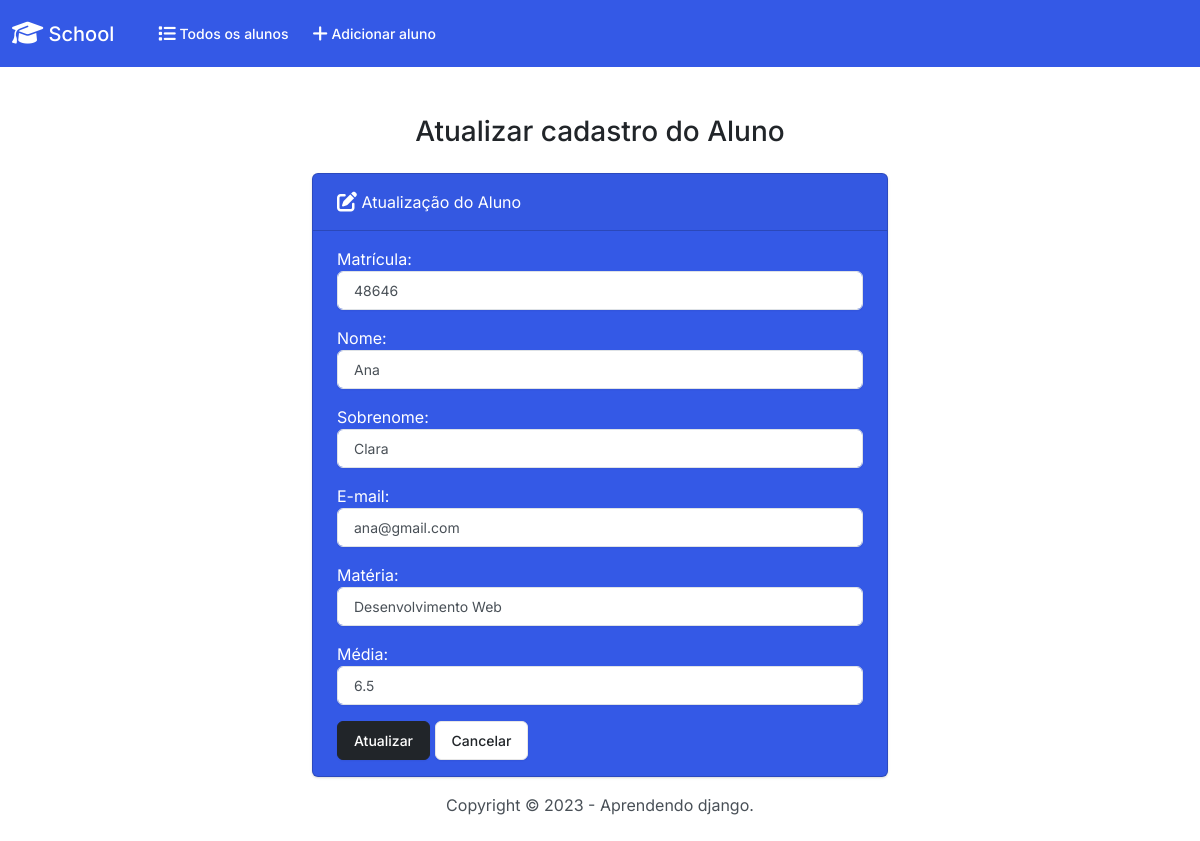
/alunos/editar_aluno/3/, run on the app's committed database.
### alunos/models.py (models this page shows, shortened)
class Aluno(models.Model):
    matricula = models.PositiveIntegerField()
    nome = models.CharField(max_length=55)
    sobrenome = models.CharField(max_length=55)
    email = models.EmailField(max_length=100)
    materia = models.CharField(max_length=55)
    media_nota = models.FloatField()

### alunos/views.py (the view)
# urls.py: path('editar_aluno/<int:id>/', views.editar_aluno, name='editar_aluno'),
def editar_aluno(request, id):
    if request.method == 'POST':
        aluno = Aluno.objects.get(id=id)
        form = AlunoForm(request.POST, instance=aluno)
        if form.is_valid():
            form.save()
            return render(request, 'alunos/editar_aluno.html', {
                'form': form,
                'success': True
            })
    else:
        aluno = Aluno.objects.get(id=id)
        form = AlunoForm(instance=aluno)
    return render(request, 'alunos/editar_aluno.html', {
        'form': form
    })

### alunos/forms.py
class AlunoForm(forms.ModelForm):
    class Meta:
        model = Aluno
        fields = ['matricula', 'nome', 'sobrenome', 'email', 'materia', 'media_nota']
        labels = {
            'matricula': 'Matrícula',
            'nome': 'Nome',
            'sobrenome': 'Sobrenome',
            'email': 'E-mail',
            'materia': 'Matéria',
            'media_nota': 'Média',
        }
        widgets = {
            'matricula': forms.NumberInput(attrs={'class': 'form-control'}),
            'nome': forms.TextInput(attrs={'class': 'form-control'}),
            'sobrenome': forms.TextInput(attrs={'class': 'form-control'}),
            'email': forms.EmailInput(attrs={'class': 'form-control'}),
            'materia': forms.TextInput(attrs={'class': 'form-control'}),
            'media_nota': forms.NumberInput(attrs={'class': 'form-control'}),
        }

### alunos/templates/alunos/editar_aluno.html
{% extends 'alunos/base.html' %}
{% block content %}
    <h3 class="text-center m-4">Atualizar cadastro do Aluno</h3>
    {% if success %}
        <div class="alert alert-success" role="alert">
            Um novo aluno foi atualizado com sucesso.
            <a href="{% url 'index' %}" class="alert-link">Veja os alunos cadastrados.</a>
        </div>
    {% else %}
        <div class="row justify-content-center">
            <div class="col-6">
                <div class="card text-white bg-primary mb-3">
                    <div class="card-header"><i class="fa-solid fa-pen-to-square fa-lg"></i> Atualização do Aluno</div>
                    <div class="card-body">
                        <form action="" method="POST">{% csrf_token %}
                            {{ form.as_p }}
                            <button type="subtmin" class="btn btn-dark">Atualizar</button>
                            <a href="{% url 'index' %}" class="btn btn-secondary">Cancelar</a>
                        </form>
                    </div>
                </div>
            </div>
        </div>
    {% endif %}
{% endblock content %}

### data on the page
Aluno: matricula "48646", nome "Ana", sobrenome "Clara", email "ana@gmail.com", materia "Desenvolvimento Web", media_nota "6.5"
